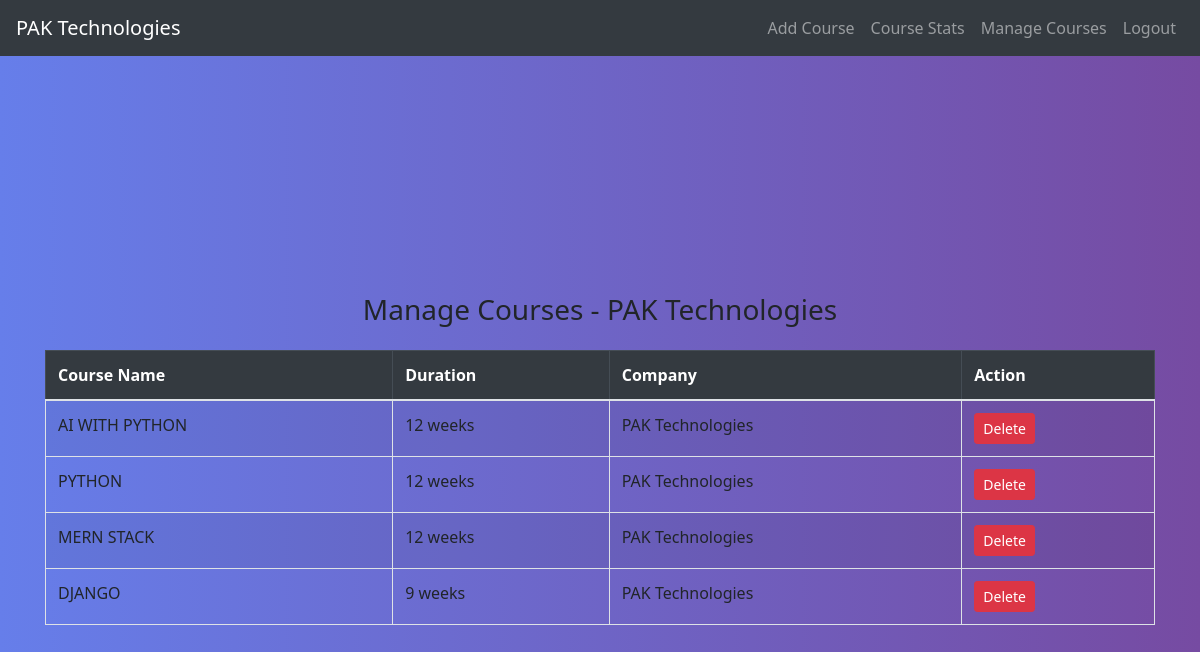
Screenshot of /admin/manage_courses (signed in) with the database file from the repository.
### tables this page shows
CREATE TABLE courses (
            id INTEGER PRIMARY KEY AUTOINCREMENT,
            name TEXT NOT NULL,
            duration TEXT NOT NULL,
            company_name TEXT NOT NULL
        );

### app.py (the view)
@app.route('/admin/manage_courses', methods=['GET', 'POST'])
@admin_login_required
def manage_courses():
    conn = get_db_connection()
    company_name = session['company_name']
    if request.method == 'POST':
        course_id = request.form.get('course_id')
        conn.execute("DELETE FROM courses WHERE id = ? AND company_name = ?", (course_id, company_name))
        conn.commit()
        flash("Course deleted successfully.")
    courses = conn.execute("SELECT * FROM courses WHERE company_name = ?", (company_name,)).fetchall()
    conn.close()
    return render_template('admin/manage_courses.html', courses=courses)

### app.py (called while the page is built)
def get_db_connection():
    conn = sqlite3.connect('courses.db')
    conn.row_factory = sqlite3.Row
    return conn

def admin_login_required(f):
    @wraps(f)
    def decorated_function(*args, **kwargs):
        if 'admin_id' not in session:
            flash("Admin access required. Please login.")
            return redirect(url_for('admin_login'))
        return f(*args, **kwargs)
    return decorated_function

### templates/admin/manage_courses.html (shortened to what this page needs)
{% extends 'base.html' %}
{% block content %}
<div class="container mt-4">
    <h3 class="text-center mb-4">Manage Courses - {{ session.company_name }}</h3>
    {% if courses %}
    <div class="table-responsive">
        <table class="table table-bordered table-striped">
            <thead class="table-dark">
                <tr>
                    <th>Course Name</th>
                    <th>Duration</th>
                    <th>Company</th>
                    <th>Action</th>
                </tr>
            </thead>
            <tbody>
                {% for course in courses %}
                <tr>
                    <td>{{ course.name }}</td>
                    <td>{{ course.duration }}</td>
                    <td>{{ course.company_name }}</td>
                    <td>
                        <form method="POST" onsubmit="return confirm('Are you sure you want to delete this course?');">
                            <button type="submit" class="btn btn-danger btn-sm">Delete</button>
                        </form>
                    </td>
                </tr>
                {% endfor %}
            </tbody>
        </table>
    </div>
    {% else %}
        <p class="text-muted text-center">No courses found.</p>
    {% endif %}
</div>
{% endblock %}

### static/css/style.css (style rules this page uses)
body { margin: 0; padding: 0; font-family: 'Segoe UI', Arial, sans-serif; background: linear-gradient(to right, #667eea, #764ba2); min-height: 100vh; }

### rows the page displays
courses: name "AI WITH PYTHON", duration "12 weeks", company_name "PAK Technologies"
courses: name "PYTHON", duration "12 weeks", company_name "PAK Technologies"
courses: name "MERN STACK", duration "12 weeks", company_name "PAK Technologies"
courses: name "DJANGO", duration "9 weeks", company_name "PAK Technologies"

### other values shown
{{ session.company_name }} "PAK Technologies"
